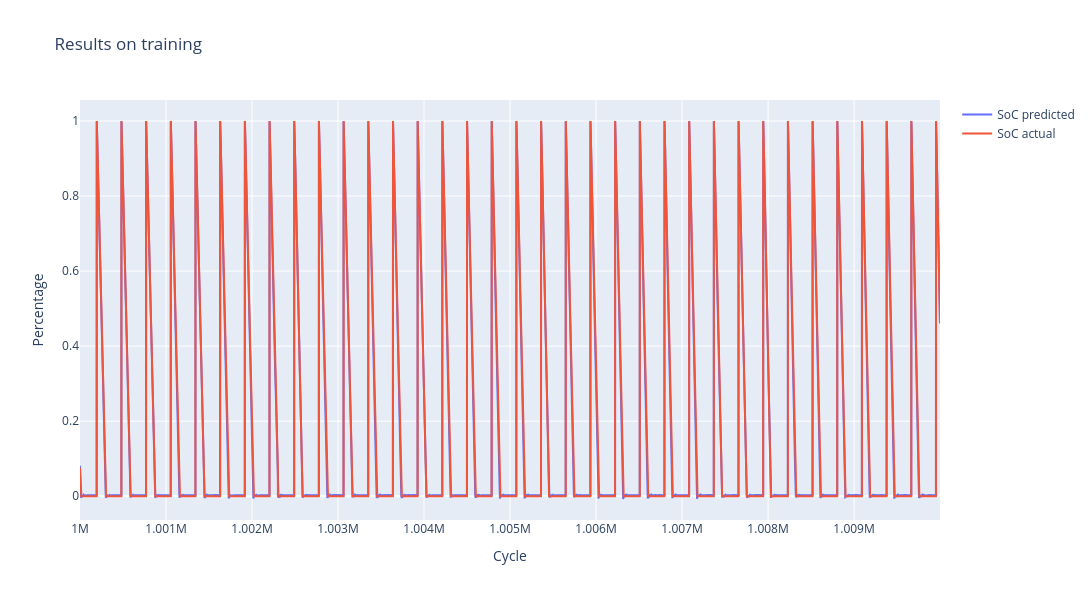

The code cell stored with this chart in its notebook:
### Code cell
cycle_num = 100
steps_num = 10000
step_index = np.arange(cycle_num*steps_num, (cycle_num+1)*steps_num)

fig = go.Figure()
fig.add_trace(go.Scatter(x=step_index, y=train_predictions.flatten()[cycle_num*steps_num:(cycle_num+1)*steps_num],
                    mode='lines', name='SoC predicted'))
fig.add_trace(go.Scatter(x=step_index, y=train_y.flatten()[cycle_num*steps_num:(cycle_num+1)*steps_num],
                    mode='lines', name='SoC actual'))
fig.update_layout(title='Results on training',
                  xaxis_title='Cycle',
                  yaxis_title='Percentage',
                  width=1400,
                  height=600)
fig.show()

### Figure 1 — Plotly figure (JSON) as saved in the notebook; plotly's stock layout.template omitted (floating-point values rounded to 4 significant figures; data arrays with more than 128 entries replaced by an {"elided": "..."} marker saying what was removed)
{"data": [{"mode": "lines", "name": "SoC predicted", "type": "scatter", "x": {"elided": "10000 int values"}, "y": {"elided": "10000 float values"}}, {"mode": "lines", "name": "SoC actual", "type": "scatter", "x": {"elided": "10000 int values"}, "y": {"elided": "10000 float values"}}], "layout": {"height": 600, "title": {"text": "Results on training"}, "width": 1400, "xaxis": {"autorange": true, "range": [1000000, 1009999], "title": {"text": "Cycle"}, "type": "linear"}, "yaxis": {"autorange": true, "range": [-0.06342, 1.056], "title": {"text": "Percentage"}, "type": "linear"}}}
